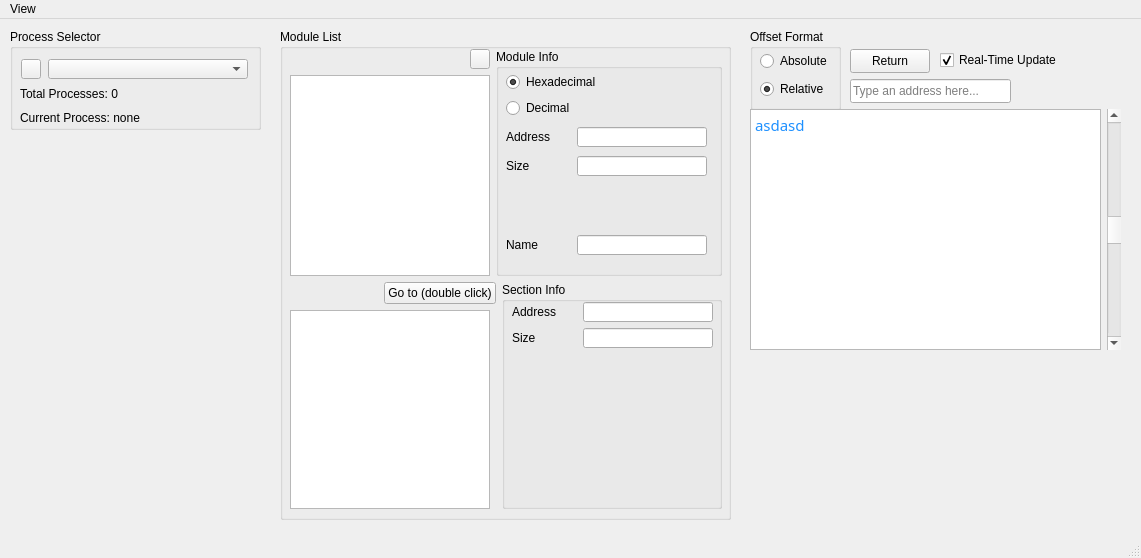
<?xml version="1.0" encoding="UTF-8"?>
<ui version="4.0">
 <class>CMainWindow</class>
 <widget class="QMainWindow" name="CMainWindow">
  <property name="enabled">
   <bool>true</bool>
  </property>
  <property name="geometry">
   <rect>
    <x>0</x>
    <y>0</y>
    <width>1141</width>
    <height>558</height>
   </rect>
  </property>
  <property name="windowTitle">
   <string>CMainWindow</string>
  </property>
  <widget class="QWidget" name="centralwidget">
   <widget class="QGroupBox" name="processSelectorGroupBox">
    <property name="geometry">
     <rect>
      <x>10</x>
      <y>10</y>
      <width>251</width>
      <height>101</height>
     </rect>
    </property>
    <property name="sizePolicy">
     <sizepolicy hsizetype="Minimum" vsizetype="Minimum">
      <horstretch>0</horstretch>
      <verstretch>0</verstretch>
     </sizepolicy>
    </property>
    <property name="title">
     <string>Process Selector</string>
    </property>
    <property name="flat">
     <bool>false</bool>
    </property>
    <widget class="QWidget" name="layoutWidget">
     <property name="geometry">
      <rect>
       <x>10</x>
       <y>30</y>
       <width>231</width>
       <height>68</height>
      </rect>
     </property>
     <layout class="QVBoxLayout" name="verticalLayout">
      <item>
       <layout class="QHBoxLayout" name="horizontalLayout">
        <item>
         <widget class="QPushButton" name="processRefreshButton">
          <property name="sizePolicy">
           <sizepolicy hsizetype="Minimum" vsizetype="Minimum">
            <horstretch>0</horstretch>
            <verstretch>0</verstretch>
           </sizepolicy>
          </property>
          <property name="minimumSize">
           <size>
            <width>20</width>
            <height>20</height>
           </size>
          </property>
          <property name="maximumSize">
           <size>
            <width>20</width>
            <height>20</height>
           </size>
          </property>
          <property name="text">
           <string/>
          </property>
          <property name="icon">
           <iconset resource="resources.qrc">
            <normaloff>:/resources/images/refreshIcon.png</normaloff>:/resources/images/refreshIcon.png</iconset>
          </property>
          <property name="iconSize">
           <size>
            <width>16</width>
            <height>16</height>
           </size>
          </property>
         </widget>
        </item>
        <item>
         <widget class="QComboBox" name="processComboBox">
          <property name="sizePolicy">
           <sizepolicy hsizetype="Fixed" vsizetype="Fixed">
            <horstretch>0</horstretch>
            <verstretch>0</verstretch>
           </sizepolicy>
          </property>
          <property name="minimumSize">
           <size>
            <width>200</width>
            <height>0</height>
           </size>
          </property>
          <property name="maximumSize">
           <size>
            <width>200</width>
            <height>20</height>
           </size>
          </property>
         </widget>
        </item>
       </layout>
      </item>
      <item>
       <widget class="QLabel" name="processLastMessage">
        <property name="sizePolicy">
         <sizepolicy hsizetype="Preferred" vsizetype="Preferred">
          <horstretch>0</horstretch>
          <verstretch>0</verstretch>
         </sizepolicy>
        </property>
        <property name="maximumSize">
         <size>
          <width>16777215</width>
          <height>16777215</height>
         </size>
        </property>
        <property name="text">
         <string>Total Processes: 0</string>
        </property>
       </widget>
      </item>
      <item>
       <widget class="QLabel" name="processCurrentLabel">
        <property name="text">
         <string>Current Process: none</string>
        </property>
       </widget>
      </item>
     </layout>
    </widget>
   </widget>
   <widget class="QGroupBox" name="groupBox">
    <property name="geometry">
     <rect>
      <x>280</x>
      <y>10</y>
      <width>451</width>
      <height>491</height>
     </rect>
    </property>
    <property name="title">
     <string>Module List</string>
    </property>
    <widget class="QWidget" name="layoutWidget">
     <property name="geometry">
      <rect>
       <x>10</x>
       <y>20</y>
       <width>432</width>
       <height>460</height>
      </rect>
     </property>
     <layout class="QVBoxLayout" name="verticalLayout_8">
      <item>
       <layout class="QHBoxLayout" name="horizontalLayout_7">
        <item>
         <layout class="QVBoxLayout" name="verticalLayout_3">
          <item>
           <layout class="QHBoxLayout" name="horizontalLayout_5">
            <item>
             <spacer name="horizontalSpacer">
              <property name="orientation">
               <enum>Qt::Horizontal</enum>
              </property>
              <property name="sizeType">
               <enum>QSizePolicy::Maximum</enum>
              </property>
              <property name="sizeHint" stdset="0">
               <size>
                <width>500</width>
                <height>20</height>
               </size>
              </property>
             </spacer>
            </item>
            <item>
             <widget class="QPushButton" name="modulesRefreshButton">
              <property name="enabled">
               <bool>true</bool>
              </property>
              <property name="sizePolicy">
               <sizepolicy hsizetype="Minimum" vsizetype="Minimum">
                <horstretch>0</horstretch>
                <verstretch>0</verstretch>
               </sizepolicy>
              </property>
              <property name="minimumSize">
               <size>
                <width>20</width>
                <height>20</height>
               </size>
              </property>
              <property name="maximumSize">
               <size>
                <width>20</width>
                <height>20</height>
               </size>
              </property>
              <property name="layoutDirection">
               <enum>Qt::LeftToRight</enum>
              </property>
              <property name="autoFillBackground">
               <bool>false</bool>
              </property>
              <property name="text">
               <string/>
              </property>
              <property name="icon">
               <iconset resource="resources.qrc">
                <normaloff>:/resources/images/refreshIcon.png</normaloff>:/resources/images/refreshIcon.png</iconset>
              </property>
              <property name="iconSize">
               <size>
                <width>16</width>
                <height>16</height>
               </size>
              </property>
             </widget>
            </item>
           </layout>
          </item>
          <item>
           <widget class="QListWidget" name="modulesList">
            <property name="minimumSize">
             <size>
              <width>200</width>
              <height>0</height>
             </size>
            </property>
            <property name="maximumSize">
             <size>
              <width>200</width>
              <height>16777215</height>
             </size>
            </property>
           </widget>
          </item>
         </layout>
        </item>
        <item>
         <widget class="QGroupBox" name="moduleInfoGroupBox">
          <property name="minimumSize">
           <size>
            <width>220</width>
            <height>0</height>
           </size>
          </property>
          <property name="maximumSize">
           <size>
            <width>300</width>
            <height>16777215</height>
           </size>
          </property>
          <property name="title">
           <string>Module Info</string>
          </property>
          <widget class="QWidget" name="layoutWidget">
           <property name="geometry">
            <rect>
             <x>10</x>
             <y>20</y>
             <width>201</width>
             <height>191</height>
            </rect>
           </property>
           <layout class="QVBoxLayout" name="verticalLayout_2">
            <item>
             <layout class="QVBoxLayout" name="verticalLayout_4">
              <item>
               <widget class="QRadioButton" name="moduleInfoHexadecimalButton">
                <property name="text">
                 <string>Hexadecimal</string>
                </property>
                <property name="iconSize">
                 <size>
                  <width>16</width>
                  <height>16</height>
                 </size>
                </property>
                <property name="checked">
                 <bool>true</bool>
                </property>
               </widget>
              </item>
              <item>
               <widget class="QRadioButton" name="moduleInfoDecimalButton">
                <property name="text">
                 <string>Decimal</string>
                </property>
               </widget>
              </item>
             </layout>
            </item>
            <item>
             <layout class="QHBoxLayout" name="horizontalLayout_2">
              <property name="sizeConstraint">
               <enum>QLayout::SetMinimumSize</enum>
              </property>
              <item>
               <widget class="QLabel" name="moduleInfoLabel_1">
                <property name="sizePolicy">
                 <sizepolicy hsizetype="Preferred" vsizetype="Preferred">
                  <horstretch>0</horstretch>
                  <verstretch>0</verstretch>
                 </sizepolicy>
                </property>
                <property name="minimumSize">
                 <size>
                  <width>0</width>
                  <height>20</height>
                 </size>
                </property>
                <property name="maximumSize">
                 <size>
                  <width>16777215</width>
                  <height>20</height>
                 </size>
                </property>
                <property name="text">
                 <string>Address</string>
                </property>
               </widget>
              </item>
              <item>
               <widget class="QLineEdit" name="moduleInfoBaseAddressLine">
                <property name="minimumSize">
                 <size>
                  <width>130</width>
                  <height>20</height>
                 </size>
                </property>
                <property name="maximumSize">
                 <size>
                  <width>130</width>
                  <height>20</height>
                 </size>
                </property>
                <property name="readOnly">
                 <bool>true</bool>
                </property>
                <property name="placeholderText">
                 <string/>
                </property>
               </widget>
              </item>
             </layout>
            </item>
            <item>
             <layout class="QHBoxLayout" name="horizontalLayout_3">
              <item>
               <widget class="QLabel" name="moduleInfoLabel_2">
                <property name="text">
                 <string>Size</string>
                </property>
               </widget>
              </item>
              <item>
               <widget class="QLineEdit" name="moduleInfoSizeLine">
                <property name="minimumSize">
                 <size>
                  <width>130</width>
                  <height>20</height>
                 </size>
                </property>
                <property name="maximumSize">
                 <size>
                  <width>130</width>
                  <height>20</height>
                 </size>
                </property>
                <property name="readOnly">
                 <bool>true</bool>
                </property>
               </widget>
              </item>
             </layout>
            </item>
            <item>
             <spacer name="verticalSpacer">
              <property name="orientation">
               <enum>Qt::Vertical</enum>
              </property>
              <property name="sizeType">
               <enum>QSizePolicy::Maximum</enum>
              </property>
              <property name="sizeHint" stdset="0">
               <size>
                <width>20</width>
                <height>50</height>
               </size>
              </property>
             </spacer>
            </item>
            <item>
             <layout class="QHBoxLayout" name="horizontalLayout_4">
              <item>
               <widget class="QLabel" name="moduleInfoLabel_3">
                <property name="text">
                 <string>Name</string>
                </property>
               </widget>
              </item>
              <item>
               <widget class="QLineEdit" name="moduleInfoNameLine">
                <property name="minimumSize">
                 <size>
                  <width>130</width>
                  <height>20</height>
                 </size>
                </property>
                <property name="maximumSize">
                 <size>
                  <width>130</width>
                  <height>20</height>
                 </size>
                </property>
                <property name="readOnly">
                 <bool>true</bool>
                </property>
               </widget>
              </item>
             </layout>
            </item>
           </layout>
          </widget>
         </widget>
        </item>
       </layout>
      </item>
      <item>
       <layout class="QHBoxLayout" name="horizontalLayout_11">
        <item>
         <layout class="QVBoxLayout" name="verticalLayout_7">
          <item>
           <layout class="QHBoxLayout" name="horizontalLayout_10">
            <item>
             <spacer name="horizontalSpacer_2">
              <property name="orientation">
               <enum>Qt::Horizontal</enum>
              </property>
              <property name="sizeHint" stdset="0">
               <size>
                <width>40</width>
                <height>20</height>
               </size>
              </property>
             </spacer>
            </item>
            <item>
             <widget class="QPushButton" name="sectionsListGoToButton">
              <property name="maximumSize">
               <size>
                <width>130</width>
                <height>16777215</height>
               </size>
              </property>
              <property name="text">
               <string>Go to (double click)</string>
              </property>
             </widget>
            </item>
           </layout>
          </item>
          <item>
           <widget class="QListWidget" name="sectionsList">
            <property name="minimumSize">
             <size>
              <width>200</width>
              <height>0</height>
             </size>
            </property>
            <property name="maximumSize">
             <size>
              <width>200</width>
              <height>16777215</height>
             </size>
            </property>
           </widget>
          </item>
         </layout>
        </item>
        <item>
         <widget class="QGroupBox" name="sectionInfoGroupBox">
          <property name="minimumSize">
           <size>
            <width>220</width>
            <height>0</height>
           </size>
          </property>
          <property name="maximumSize">
           <size>
            <width>300</width>
            <height>16777215</height>
           </size>
          </property>
          <property name="title">
           <string>Section Info</string>
          </property>
          <widget class="QWidget" name="layoutWidget_2">
           <property name="geometry">
            <rect>
             <x>10</x>
             <y>20</y>
             <width>201</width>
             <height>191</height>
            </rect>
           </property>
           <layout class="QVBoxLayout" name="verticalLayout_6">
            <item>
             <layout class="QHBoxLayout" name="horizontalLayout_8">
              <property name="sizeConstraint">
               <enum>QLayout::SetMinimumSize</enum>
              </property>
              <item>
               <widget class="QLabel" name="sectionInfoLabel">
                <property name="sizePolicy">
                 <sizepolicy hsizetype="Preferred" vsizetype="Preferred">
                  <horstretch>0</horstretch>
                  <verstretch>0</verstretch>
                 </sizepolicy>
                </property>
                <property name="minimumSize">
                 <size>
                  <width>0</width>
                  <height>20</height>
                 </size>
                </property>
                <property name="maximumSize">
                 <size>
                  <width>16777215</width>
                  <height>20</height>
                 </size>
                </property>
                <property name="text">
                 <string>Address</string>
                </property>
               </widget>
              </item>
              <item>
               <widget class="QLineEdit" name="sectionInfoBaseAddressLine">
                <property name="minimumSize">
                 <size>
                  <width>130</width>
                  <height>20</height>
                 </size>
                </property>
                <property name="maximumSize">
                 <size>
                  <width>130</width>
                  <height>20</height>
                 </size>
                </property>
                <property name="readOnly">
                 <bool>true</bool>
                </property>
                <property name="placeholderText">
                 <string/>
                </property>
               </widget>
              </item>
             </layout>
            </item>
            <item>
             <layout class="QHBoxLayout" name="horizontalLayout_9">
              <item>
               <widget class="QLabel" name="sectionInfoLabel_2">
                <property name="text">
                 <string>Size</string>
                </property>
               </widget>
              </item>
              <item>
               <widget class="QLineEdit" name="sectionInfoSizeLine">
                <property name="minimumSize">
                 <size>
                  <width>130</width>
                  <height>20</height>
                 </size>
                </property>
                <property name="maximumSize">
                 <size>
                  <width>130</width>
                  <height>20</height>
                 </size>
                </property>
                <property name="readOnly">
                 <bool>true</bool>
                </property>
               </widget>
              </item>
             </layout>
            </item>
            <item>
             <spacer name="verticalSpacer_2">
              <property name="orientation">
               <enum>Qt::Vertical</enum>
              </property>
              <property name="sizeHint" stdset="0">
               <size>
                <width>20</width>
                <height>40</height>
               </size>
              </property>
             </spacer>
            </item>
           </layout>
          </widget>
         </widget>
        </item>
       </layout>
      </item>
     </layout>
    </widget>
   </widget>
   <widget class="QLineEdit" name="memoryStartAddress">
    <property name="geometry">
     <rect>
      <x>850</x>
      <y>60</y>
      <width>161</width>
      <height>24</height>
     </rect>
    </property>
    <property name="placeholderText">
     <string>Type an address here...</string>
    </property>
   </widget>
   <widget class="QCheckBox" name="checkBox">
    <property name="geometry">
     <rect>
      <x>940</x>
      <y>30</y>
      <width>141</width>
      <height>22</height>
     </rect>
    </property>
    <property name="sizePolicy">
     <sizepolicy hsizetype="Preferred" vsizetype="Fixed">
      <horstretch>0</horstretch>
      <verstretch>0</verstretch>
     </sizepolicy>
    </property>
    <property name="text">
     <string>Real-Time Update</string>
    </property>
    <property name="checked">
     <bool>true</bool>
    </property>
   </widget>
   <widget class="QPushButton" name="memoryResetOffsetButton">
    <property name="geometry">
     <rect>
      <x>850</x>
      <y>30</y>
      <width>80</width>
      <height>24</height>
     </rect>
    </property>
    <property name="text">
     <string>Return</string>
    </property>
   </widget>
   <widget class="QGroupBox" name="groupBox_2">
    <property name="geometry">
     <rect>
      <x>750</x>
      <y>10</y>
      <width>91</width>
      <height>81</height>
     </rect>
    </property>
    <property name="title">
     <string>Offset Format</string>
    </property>
    <widget class="QWidget" name="layoutWidget">
     <property name="geometry">
      <rect>
       <x>10</x>
       <y>20</y>
       <width>74</width>
       <height>52</height>
      </rect>
     </property>
     <layout class="QVBoxLayout" name="verticalLayout_5">
      <item>
       <widget class="QRadioButton" name="memoryOffsetAbsoluteButton">
        <property name="text">
         <string>Absolute</string>
        </property>
       </widget>
      </item>
      <item>
       <widget class="QRadioButton" name="memoryOffsetRelativeButton">
        <property name="text">
         <string>Relative</string>
        </property>
        <property name="checked">
         <bool>true</bool>
        </property>
       </widget>
      </item>
     </layout>
    </widget>
   </widget>
   <widget class="QWidget" name="layoutWidget">
    <property name="geometry">
     <rect>
      <x>750</x>
      <y>90</y>
      <width>371</width>
      <height>241</height>
     </rect>
    </property>
    <layout class="QHBoxLayout" name="horizontalLayout_6">
     <item>
      <widget class="QTextBrowser" name="memoryDataEdit">
       <property name="font">
        <font>
         <family>Ubuntu Mono</family>
         <pointsize>11</pointsize>
         <underline>false</underline>
        </font>
       </property>
       <property name="styleSheet">
        <string notr="true"/>
       </property>
       <property name="html">
        <string>&lt;!DOCTYPE HTML PUBLIC &quot;-//W3C//DTD HTML 4.0//EN&quot; &quot;http://www.w3.org/TR/REC-html40/strict.dtd&quot;&gt;
&lt;html&gt;&lt;head&gt;&lt;meta name=&quot;qrichtext&quot; content=&quot;1&quot; /&gt;&lt;meta charset=&quot;utf-8&quot; /&gt;&lt;style type=&quot;text/css&quot;&gt;
p, li { white-space: pre-wrap; }
hr { height: 1px; border-width: 0; }
li.unchecked::marker { content: &quot;\2610&quot;; }
li.checked::marker { content: &quot;\2612&quot;; }
&lt;/style&gt;&lt;/head&gt;&lt;body style=&quot; font-family:'Ubuntu Mono'; font-size:11pt; font-weight:400; font-style:normal;&quot;&gt;
&lt;p style=&quot; margin-top:0px; margin-bottom:0px; margin-left:0px; margin-right:0px; -qt-block-indent:0; text-indent:0px;&quot;&gt;&lt;span style=&quot; color:#1e90ff;&quot;&gt;asdasd&lt;/span&gt;&lt;/p&gt;&lt;/body&gt;&lt;/html&gt;</string>
       </property>
      </widget>
     </item>
     <item>
      <widget class="QScrollBar" name="memoryVScrollBar">
       <property name="maximum">
        <number>10</number>
       </property>
       <property name="pageStep">
        <number>1</number>
       </property>
       <property name="value">
        <number>5</number>
       </property>
       <property name="orientation">
        <enum>Qt::Vertical</enum>
       </property>
      </widget>
     </item>
    </layout>
   </widget>
  </widget>
  <widget class="QMenuBar" name="menubar">
   <property name="geometry">
    <rect>
     <x>0</x>
     <y>0</y>
     <width>1141</width>
     <height>21</height>
    </rect>
   </property>
   <widget class="QMenu" name="menuView">
    <property name="title">
     <string>View</string>
    </property>
    <addaction name="actionProcess_Selector"/>
    <addaction name="actionModule_List"/>
   </widget>
   <addaction name="menuView"/>
  </widget>
  <widget class="QStatusBar" name="statusbar"/>
  <action name="actionProcess_Selector">
   <property name="text">
    <string>Process Selector</string>
   </property>
  </action>
  <action name="actionModule_List">
   <property name="text">
    <string>Module List</string>
   </property>
  </action>
 </widget>
 <resources>
  <include location="resources.qrc"/>
 </resources>
 <connections/>
</ui>
